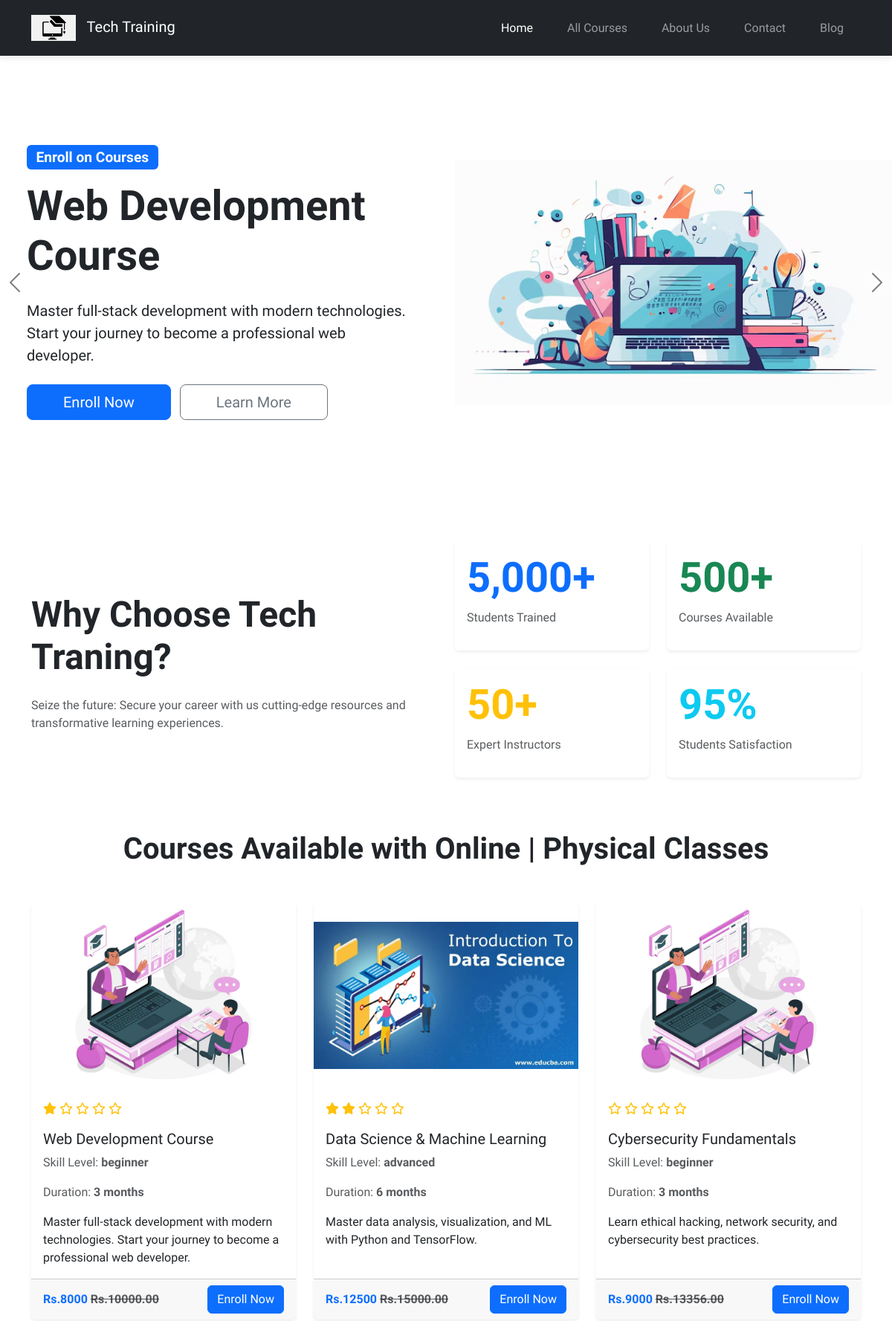
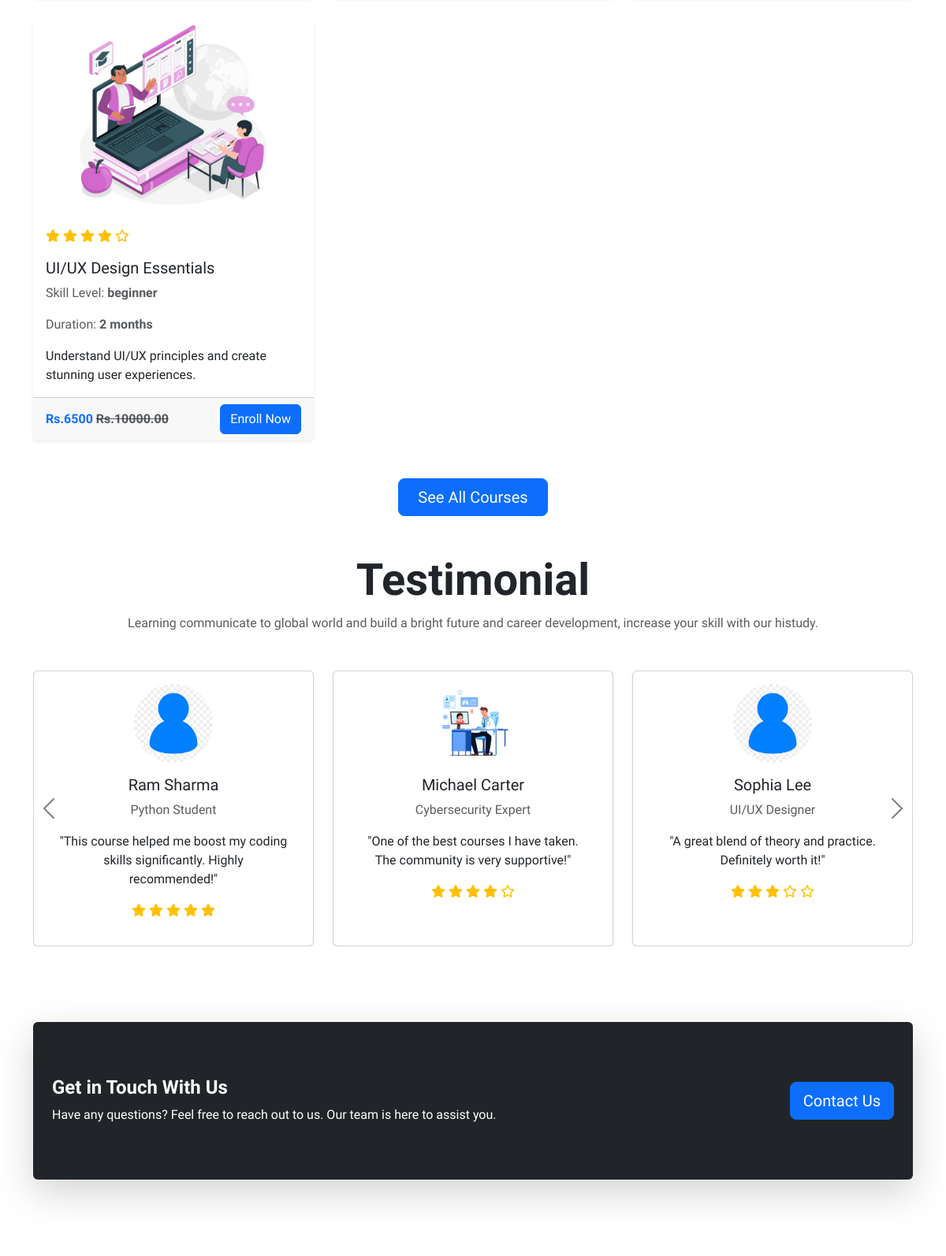
The page / (upper part) on the database its author committed (2 pictures, top to bottom).
### main_page_app/models.py (models this page shows, shortened)
class Courses(models.Model):
    CATEGORY_CHOICES = [
        ("programming", "Programming"),
        ("web development", "Web Development"),
        ("data science & analytics", "Data Science & Analytics"),
        ("graphic designing", "Graphic Designing"),
    ]
    SKILL_LEVEL = [
        ("beginner", "Beginner"),
        ("intermediate", "Intermediate"),
        ("advanced", "Advanced"),
    ]
    title = models.CharField(max_length=200)
    category = models.CharField(max_length=100, choices=CATEGORY_CHOICES)
    skill_level = models.CharField(max_length=100, choices=SKILL_LEVEL)
    description = models.TextField()
    image = models.ImageField(upload_to="images/courses/", blank=True, null=True)
    price = models.DecimalField(max_digits=10, decimal_places=2)
    discount = models.PositiveIntegerField(default=0)
    duration = models.CharField(
        max_length=50, help_text="in months"
    )  # duration like 3 months
    enrollment_deadline = models.DateField()
    prerequisites = models.TextField(
        blank=True, null=True
    )  # (e.g., "Basic understanding of programming").
    special_offers = models.ManyToManyField(SpecialOffers, blank=True)
    course_rating = models.DecimalField(max_digits=3, decimal_places=2, default=0.0)
    is_new = models.BooleanField(default=True)
    is_active = models.BooleanField(default=True)
    created_at = models.DateTimeField(auto_now_add=True)
    updated_at = models.DateTimeField(auto_now=True)

class Testimonial(models.Model):
    student_name = models.CharField(max_length=100)
    postion = models.CharField(max_length=100)
    testimonial = models.TextField()
    photo = models.ImageField(upload_to="images/testimonials/",null=True,blank=True)
    rating = models.DecimalField(
        max_digits=3, decimal_places=2, default=0.0
    )  # Max 5.0 rating
    is_active = models.BooleanField(default=True)

### main_page_app/views.py (the view)
# urls.py: path("", home, name="home"),
def home(request):
    courses = Courses.objects.filter(is_new=True, is_active=True).first()
    coursess = Courses.objects.all()[:6]
    offers = SpecialOffers.objects.filter(is_active=True)[:3]
    announcement = Announcement.objects.filter(is_active=True).first()
    testimonials = Testimonial.objects.all()
    context = {
        "courses": courses,
        "coursess": coursess,
        "offers": offers,
        "announcement": announcement,
        "testimonials": testimonials,
    }
    return render(request, "mainpage_html/home.html", context)

### main_page_app/templates/mainpage_html/home.html (shortened to what this page needs)
{% extends 'base.html' %}
 {% block content %}
 {% load static %}
<div id="carouselExampleCaptions" class="carousel slide"  data-bs-ride="carousel">
    <div class="carousel-inner">
      <div class="carousel-item active" data-bs-interval="10000">
        <div class="row align-items-center" style="min-height: 600px;">
          <div class="col-md-6 p-5">
            <div class="badge bg-primary mb-3" style="font-size: 1.2rem;">Enroll on Courses</div>
            {% if courses %}
            <h1 class="display-4 fw-bold mb-4">{{courses.title}}</h1>
            <p class="lead mb-4">{{courses.description}}</p>
            {% endif %}
            <div class="d-grid gap-3 d-md-block">
              <a href="#"><button class="btn btn-primary btn-lg px-5 me-md-2">Enroll Now</button></a>
              <a href="{% url 'courses' %}"><button class="btn btn-outline-secondary btn-lg px-5">Learn More</button></a>
            </div>
          </div>
          <div class="col-md-6 d-block">
            <img src="{% static 'images/image.png' %}" class="d-none d-md-block w-100 h-100" style="object-fit: cover;" alt="Web Development">
          </div>
        </div>
      </div>
    </div>
  <button class="carousel-control-prev" type="button" data-bs-target="#carouselExampleCaptions" data-bs-slide="prev">
    <span class="carousel-control-prev-icon" aria-hidden="true"></span>
  </button>
  <button class="carousel-control-next" type="button" data-bs-target="#carouselExampleCaptions" data-bs-slide="next">
    <span class="carousel-control-next-icon" aria-hidden="true"></span>
  </button>
</div>
  <div class="container my-5">
    <div class="row align-item-center">
      <div class="col-md-6 d-flex flex-column justify-content-center" data-aos="fade-down"  data-aos-duration="1000">
        <h1 class="display-5 fw-bold mb-4">Why Choose Tech Traning?</h1>
        <p class="text-muted">Seize the future: Secure your career with us cutting-edge resources and transformative learning experiences.</p>
      </div>
      <div class="col-md-6" data-aos="fade-down"  data-aos-duration="1000">
        <div class="row">
          <div class="col-md-6 mb-4">
            <div class="card shadow-sm border-0">
              <div class="card-body">
                <h1 class="display-4 fw-bold text-primary">5,000+</h1>
                <p class="text-muted">Students Trained</p>
              </div>
            </div>
          </div>
          <div class="col-md-6 mb-4">
            <div class="card shadow-sm border-0">
              <div class="card-body">
                <h1 class="display-4 fw-bold text-success">500+</h1>
                <p class="text-muted">Courses Available</p>
              </div>
            </div>
          </div>
          <div class="col-md-6 mb-4">
            <div class="card shadow-sm border-0">
              <div class="card-body">
                <h1 class="display-4 fw-bold text-warning">50+</h1>
                <p class="text-muted">Expert Instructors</p>
              </div>
            </div>
          </div>
          <div class="col-md-6 mb-4">
            <div class="card shadow-sm border-0">
              <div class="card-body">
                <h1 class="display-4 fw-bold text-info">95%</h1>
                <p class="text-muted">Students Satisfaction</p>
              </div>
            </div>
          </div>
        </div>
      </div>
    </div>
  </div>
  <h1 class="fw-bold text-center mt-5" data-aos="fade-down"  data-aos-duration="1000">Courses Available with Online | Physical Classes</h1>
  <div class="container my-5">
    <div class="row row-cols-1 row-cols-md-2 row-cols-lg-3 g-4"  data-aos="fade-down"  data-aos-duration="1000" >
      {% for courses in coursess %}
      <div class="col-md-4">
        <div class="card h-100 shadow-sm border-0 hover-scale">
          <img src=" {% if courses.image %} {{courses.image.url}} {% else %} {% static 'images/default.png' %}
          {% endif %}" class="card-img-top img-fluid" alt="Course Image" style="height: 250px; object-fit: contain;">
          <div class="card-body">
             <div class="mb-3">
              <div class="d-flex align-items-center">
                <span class="text-warning">
                  {% for _ in "12345" %}
                    {% if forloop.counter <= courses.course_rating %}
                      <i class="fas fa-star"></i>
                    {% else %}
                      <i class="far fa-star"></i>
                    {% endif %}
                  {% endfor %}
                </span>
              </div>
            </div>
            <h5 class="card-title">{{courses.title}}</h5>
            <p class="text-muted">Skill Level: <span class="fw-bold">{{courses.skill_level}}</span></p>
            <p class="text-muted">Duration: <span class="fw-bold">{{courses.duration}} months</span></p>
            <p class="card-text">{{courses.description}}</p>
          </div>
          <div class="card-footer d-flex justify-content-between align-items-center">
            <span class="text-primary fw-bold">Rs.{{courses.discount}} <del class="text-muted">Rs.{{courses.price}}</del></span>
            <button class="btn btn-primary">Enroll Now</button>
          </div>
        </div>
      </div>
      {% endfor %}
    </div>
  </div>
  <div class="text-center mt-4">
    <a href="{% url 'courses' %}" class="btn btn-primary btn-lg px-4">See All Courses</a>
  </div>
<div class="container my-5 mt-5" data-aos="fade-down"  data-aos-duration="1000">
  <h2 class="text-center display-4 fw-bold mt-5">Testimonial</h2>
  <p class="text-muted text-center mb-5">Learning communicate to global world and build a bright future and career development, increase your skill with our histudy.</p>
  <div id="testimonialCarousel" class="carousel slide" data-bs-ride="carousel">
    <div class="carousel-inner">
      {% for testimonial in testimonials|slice:":3" %}
      <div class="carousel-item {% if forloop.first %}active{% endif %}">
        <div class="row row-cols-1 row-cols-md-3 g-4">
          {% for testimonial in testimonials %}
          <div class="col">
            <div class="card h-100 shadow-sm text-center p-3">
              <img src="{% if testimonial.photo %}{{ testimonial.photo.url }}{% else %}{% static 'images/default-user.png' %}{% endif %}" class="rounded-circle mx-auto" alt="{{ testimonial.student_name }}" width="100" height="100">
              <div class="card-body">
                <h5 class="card-title">{{ testimonial.student_name }}</h5>
                <p class="text-muted">{{ testimonial.postion }}</p>
                <p class="card-text">"{{ testimonial.testimonial }}"</p>
                <div class="text-warning">
                  {% for _ in "12345" %}
                    {% if forloop.counter <= testimonial.rating %}
                      <i class="fas fa-star"></i>
                    {% else %}
                      <i class="far fa-star"></i>
                    {% endif %}
                  {% endfor %}
                </div>
              </div>
            </div>
          </div>
          {% if forloop.counter|divisibleby:3 and not forloop.last %}
        </div>
      </div>
          {% endif %}
          {% endfor %}
      {% endfor %}
    </div>
    <button class="carousel-control-prev" type="button" data-bs-target="#testimonialCarousel" data-bs-slide="prev">
      <span class="carousel-control-prev-icon" aria-hidden="true"></span>
    </button>
    <button class="carousel-control-next" type="button" data-bs-target="#testimonialCarousel" data-bs-slide="next">
      <span class="carousel-control-next-icon" aria-hidden="true"></span>
    </button>
  </div>
</div>
 <div class="container my-5 d-flex justify-content-center mt-5"  data-aos="fade-down"  data-aos-duration="1000">
  <div class="card shadow-lg border-0 w-100 p-4 bg-dark d-flex flex-row align-items-center rounded mt-5" style="min-height: 200px;">
    <div class="flex-grow-1">
      <h4 class="fw-bold text-white">Get in Touch With Us</h4>
      <p class="text-white mb-0">Have any questions? Feel free to reach out to us. Our team is here to assist you.</p>
    </div>
    <a href="{% url 'contact' %}" class="btn btn-primary btn-lg">Contact Us</a>
  </div>
</div>
{% endblock %}

### main_page_app/static/css/styles.css (style rules this page uses)
body { padding-top: 80px; font-family: var(--font-base), sans-serif; }
:root { --font-base: "Bai Jamjuree"; }
.carousel-control-prev-icon, .carousel-control-next-icon { filter: invert(1); }
.carousel-control-prev, .carousel-control-next { background-color: rgba(255, 255, 255, 0.5); width: 40px; height: 40px; border-radius: 50%; top: 50%; transform: translateY(-50%); }
.card { transition: transform 0.3s ease, box-shadow 0.3s ease; }

### rows shown on the page
Courses: title "Web Development Course", description "Master full-stack development with modern technologies. Start your journey to become a professional web developer.", course_rating 1 (drawn), skill_level "beginner", duration "3", discount "8000", price "10000.00"
Courses: image (picture), course_rating 2 (drawn), title "Data Science & Machine Learning", skill_level "advanced", duration "6", description "Master data analysis, visualization, and ML with Python and TensorFlow.", discount "12500", price "15000.00"
Courses: course_rating 0 (drawn), title "Cybersecurity Fundamentals", skill_level "beginner", duration "3", description "Learn ethical hacking, network security, and cybersecurity best practices.", discount "9000", price "13356.00"
Courses: course_rating 4 (drawn), title "UI/UX Design Essentials", skill_level "beginner", duration "2", description "Understand UI/UX principles and create stunning user experiences.", discount "6500", price "10000.00"
Testimonial: student_name "Ram Sharma", postion "Python Student", testimonial "This course helped me boost my coding skills significantly. Highly recommended!", rating 5 (drawn)
Testimonial: photo (picture), student_name "Michael Carter", postion "Cybersecurity Expert", testimonial "One of the best courses I have taken. The community is very supportive!", rating 4.5 (drawn)
Testimonial: student_name "Sophia Lee", postion "UI/UX Designer", testimonial "A great blend of theory and practice. Definitely worth it!", rating 3.5 (drawn)
